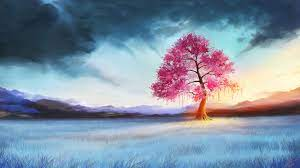
#> input picture Imgs/nature.jpg, 300 x 168 px
$ python '图像变换.py'
#> lines starting #> are read from the running program, lines starting #| are printed output that depends on the picture; after the words box and inside, x2 and y2 are one past the last pixel; in counts of white or black regions, pixels touching at a corner belong together
#> further down, img is the input picture: shape (168, 300, 3); mean B, G, R 162.5, 144, 128.1
from math import fabs, sin, radians, cos
import matplotlib.pyplot as plt
# fabs()用于求高精度的绝对值
# radians()将角度转换为弧度
import cv2
import numpy as np


def rotate_img(img, degrees):
    '''
    旋转图片
    :param img: 原始图片
    :param degrees: 旋转角度
    :return:
    '''
#> called with degrees = 45
    height, width = img.shape[:2]
#> height = 168; width = 300
    # 旋转后的尺寸
    heightNew = int(width * fabs(sin(radians(degrees))) + height * fabs(cos(radians(degrees))))
#> heightNew = 330
    widthNew = int(height * fabs(sin(radians(degrees))) + width * fabs(cos(radians(degrees))))
#> widthNew = 330

    # 这里的第一个参数为旋转中心，第二个为旋转角度，第三个为旋转后的缩放因子
    # 可以通过设置旋转中心，缩放因子，以及窗口大小来防止旋转后超出边界的问题
    matRotation = cv2.getRotationMatrix2D((width / 2, height / 2), degrees, 1)

    matRotation[0, 2] += (widthNew - width) / 2
    matRotation[1, 2] += (heightNew - height) / 2

    resultImg = cv2.warpAffine(img, matRotation, (widthNew, heightNew), borderValue=(255, 255, 255))
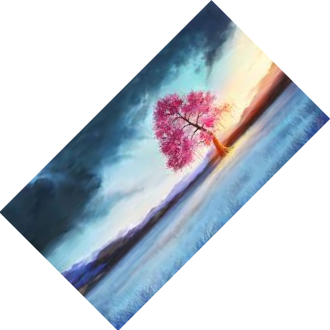
#> resultImg: shape (330, 330, 3); mean B, G, R 212.2, 203.7, 196.3

    return resultImg


def pan_img(img, x, y):
    '''
    图片平移
    :param img: 原始图片
    :param x: 横向移动像素值
    :param y: 纵向移动像素值
    :return:
    '''
#> called with x = -50, y = -50
    M = np.float32([[1, 0, x], [0, 1, y]])
    resultImg = cv2.warpAffine(img, M, (img.shape[1], img.shape[0]))
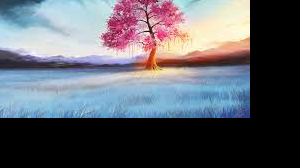
#> resultImg: shape (168, 300, 3); mean B, G, R 106.7, 98.2, 95.4
    return resultImg


def resize_proportion(img, h_zoom, w_zoom):
    '''
    缩放
    :param img: 原始图片
    :param h_zoom: 纵向比例
    :param w_zoom: 横向比例
    :return:
    '''
#> called with h_zoom = 1, w_zoom = 0.5
    height, width = img.shape[:2]
#> height = 168; width = 300
    resultImg = cv2.resize(img, (int(width * w_zoom), int(height * h_zoom)))
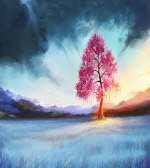
#> resultImg: shape (168, 150, 3); mean B, G, R 162.7, 144.3, 128.3
    return resultImg


def cropped_center(img, x1, y1, x2, y2):
    '''
    裁剪
    :param img: 原始图片
    :param x1: 左边界
    :param y1: 上边界
    :param x2: 右边界
    :param y2: 下边界
    :return:
    '''
#> called with x1 = 20, y1 = 20, x2 = 400, y2 = 400
    resultImg = img[y1:y2, x1:x2]
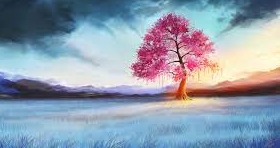
#> resultImg: shape (148, 280, 3); mean B, G, R 173.3, 156.6, 143.8
    return resultImg
def jingxiang(imgpath):
#> called with imgpath = '../Imgs/nature.jpg'
    img = cv2.imread(imgpath, 1)
    imgInfo = img.shape
#> imgInfo = (168, 300, 3)
    height = imgInfo[0]
#> height = 168
    width = imgInfo[1]
#> width = 300
    deep = imgInfo[2]
#> deep = 3
    dst = np.zeros([height * 2, width, deep], np.uint8)
    for i in range(height):
        for j in range(width):
            dst[i, j] = img[i, j]
            dst[height * 2 - i - 1, j] = img[i, j]
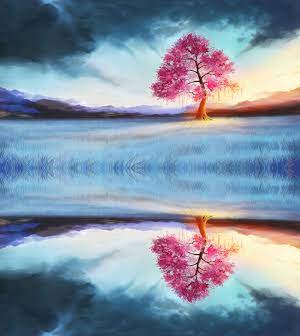
#> dst: shape (336, 300, 3); mean B, G, R 162.5, 144, 128.1
    for i in range(width):
        dst[height, i] = (0, 0, 255)
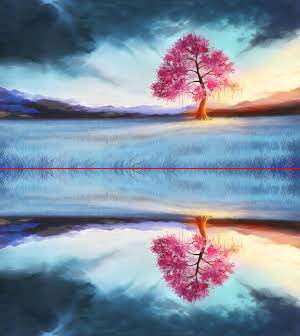
#> dst: shape (336, 300, 3); 0.3% of pixels changed, all inside (x1, y1, x2, y2) = (0, 168, 300, 169)
    return dst


if __name__ == '__main__':
    img = cv2.imread('../Imgs/nature.jpg')

    plt.subplot(2, 3, 1)
    plt.title('original img')
    plt.imshow(img)

    plt.subplot(2, 3, 2)
    plt.title('rotate')
    resultImg = rotate_img(img, 45)
    cv2.imwrite('../Imgs/nature_rotate.jpg', resultImg)
    plt.imshow(resultImg)

    resultImg = pan_img(img, -50, -50)
    plt.subplot(2, 3, 3)
    plt.title('pingyi')
    plt.imshow(resultImg)

    resultImg = resize_proportion(img, 1, 0.5)
    plt.subplot(2, 3, 4)
    plt.title('resize')
    plt.imshow(resultImg)

    resultImg = cropped_center(img, 20, 20, 400, 400)
    plt.subplot(2, 3, 5)
    plt.title('crop')
    plt.imshow(resultImg)

    resultImg = jingxiang('../Imgs/nature.jpg')
    plt.subplot(2, 3, 6)
    plt.title('jingxiang')
    plt.imshow(resultImg)

    plt.show()
#> figure, not shown here; B, G, R data is drawn as R, G, B

$ run again, with Imgs/chaers.jpg copied over Imgs/nature.jpg
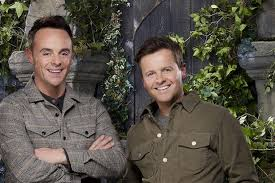
#> input picture Imgs/chaers.jpg, 275 x 183 px
#> img is the input picture: shape (183, 275, 3); mean B, G, R 70.4, 80.5, 86.4
#> in cropped_center, `resultImg = img[y1:y2, x1:x2]`:
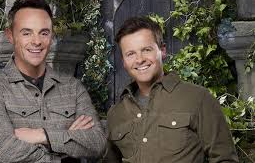
#> resultImg: shape (163, 255, 3); mean B, G, R 70.9, 81.2, 88.1
#> after the loop in jingxiang, `for i in range(width):`:
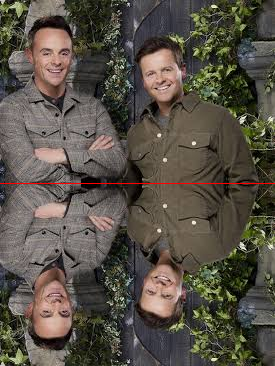
#> dst: shape (366, 275, 3); mean B, G, R 70.2, 80.4, 86.9
